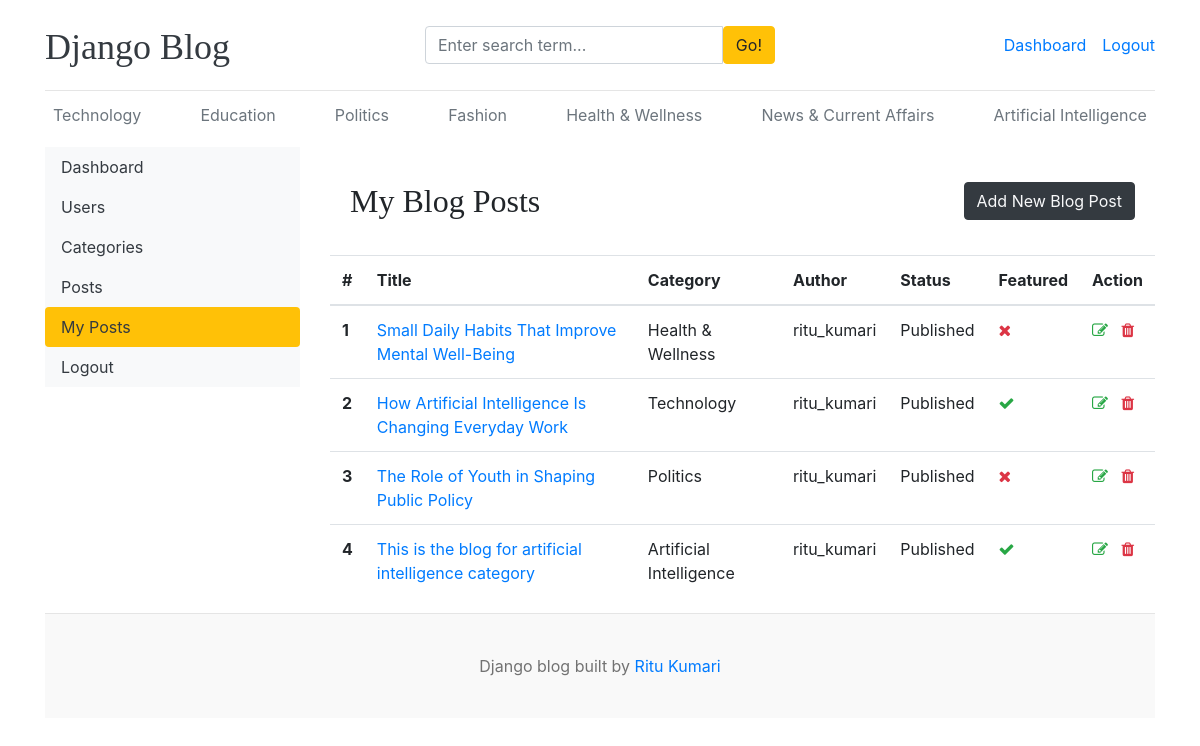
Screenshot of /dashboard/my_posts/ (signed in) with the database file from the repository.
### blogs/models.py (models this page shows)
class Category(models.Model):
    category_name = models.CharField(max_length=50)
    created_at = models.DateTimeField(auto_now_add=True)
    updated_at = models.DateTimeField(auto_now=True)
    class Meta:
        verbose_name_plural = 'Categories'
        constraints = [
            models.UniqueConstraint(
                Lower('category_name'),
                name='unique_category_name_ci',
                violation_error_message="This category already exists. Please choose a different name."
            )
        ]
    def __str__(self):
        return self.category_name.title()

class Blog(models.Model):
    title = models.CharField(max_length=100)
    slug = models.SlugField(max_length=150, unique=True, blank=True)
    category = models.ForeignKey(Category, on_delete=models.CASCADE)
    author = models.ForeignKey(User, on_delete=models.CASCADE)
    featured_image = models.ImageField(upload_to='uploads/%Y/%m/%d')
    short_description = models.TextField(max_length=500)
    blog_body = models.TextField(max_length=2000)
    status = models.CharField(max_length=20, choices=STATUS_CHOICES, default='Draft')
    is_featured = models.BooleanField(default=False)
    created_at = models.DateTimeField(auto_now_add=True)
    updated_at = models.DateTimeField(auto_now=True)
    def __str__(self):
        return self.title

### dashboard/views.py (the view)
# urls.py: path('my_posts/', views.my_posts, name='my_posts'),
def my_posts(request):
    posts = Blog.objects.filter(author=request.user)
    context = {
        'posts': posts,
    }
    return render(request, 'dashboard/my_posts.html', context)

### blogs/context_processors.py (called while the page is built)
def get_categories(request):
    categories = Category.objects.all()
    return dict(categories=categories)

def get_social_links(request):
    social_links = SocialLink.objects.all()
    return dict(social_links=social_links)

### templates/dashboard/my_posts.html (shortened to what this page needs)
{% extends 'base.html' %}
{% block content %}
<div class="row">
    {% include 'dashboard/sidebar.html' %}
    <div class="col-md-9">
        <div class="row d-flex justify-content-between align-items-center" style="padding: 35px;">
            <h2 class="mb-0">My Blog Posts</h2>
            <a href="{% url 'add_post' %}" class="btn btn-dark text-light">
                Add New Blog Post
            </a>
        </div>
        <table class="table table-hover">
            <thead>
                <tr>
                <th>#</th>
                <th>Title</th>
                <th>Category</th>
                <th>Author</th>
                <th>Status</th>
                <th>Featured</th>
                <th>Action</th>
                </tr>
            </thead>
            <tbody>
                {% for post in posts %}
                    <tr>
                    <th>{{ forloop.counter }}</th>
                    <td><a href="{% url 'blogs' post.slug %}">{{ post }}</a></td>
                    <td>{{ post.category }}</td>
                    <td>{{ post.author }}</td>
                    <td>{{ post.status }}</td>
                    <td>{% if post.is_featured %}<i class="fa fa-check text-success"></i>{% else %}<i class="fa fa-times text-danger"></i>{% endif %}</td>
                    <td>
                        <a href="{% url 'edit_post' post.id %}"><i class="fa fa-edit text-success"></i></a>
                        <a href="{% url 'delete_post' post.id %}"><i class="fa fa-trash text-danger"></i></a>
                    </td>
                    </tr>
                {% empty %}
                    <tr>
                        <td colspan="6"><h2>You have not written any blogs yet.</h2></td>
                    </tr>
                {% endfor %}
            </tbody>
        </table>
    </div>
</div>
{% endblock %}

### templates/base.html (shortened to what this page needs)
{% load static %}
<!doctype html>
<html lang="en">
  <head>
    <link
      href="https://getbootstrap.com/docs/4.0/dist/css/bootstrap.min.css"
      rel="stylesheet"
    />
    <link href="{% static 'css/blog.css' %}" rel="stylesheet" />
    <link rel="stylesheet" href="https://cdnjs.cloudflare.com/ajax/libs/font-awesome/4.7.0/css/font-awesome.min.css">
  </head>
  <body>
    <div class="container">
      <header class="blog-header py-3">
        <div class="row flex-nowrap justify-content-between align-items-center">
          <div class="col-4 pt-1">
            <a class="blog-header-logo text-dark" href="/">Django Blog</a>
          </div>
          <div class = "col-4">
            <form action="{% url 'search' %}" method="GET">
              <div class="input-group">
                        <input class="form-control" type="text" name="keyword" value="{{ keyword }}" placeholder="Enter search term..." aria-label="Enter search term..." aria-describedby="button-search" />
                        <button type="submit" class="btn btn-warning" id="button-search" type="button">Go!</button>
                    </div>
            </form>
          </div>
          <div class="col-4 d-flex justify-content-end align-items-center">
            {% if not user.is_authenticated %}
            <a class="btn btn-sm btn-warning" href="{% url 'login' %}">Login</a> &nbsp;
            <a class="btn btn-sm btn-outline-secondary" href="{% url 'register' %}">Register</a>
            {% else %}
            <span><a href="{% url 'dashboard' %}">Dashboard</a></span>
            <span><a href="{% url 'logout' %}">Logout</a></span>
            {% endif %}
          </div>
        </div>
      </header>
      <div class="nav-scroller py-1 mb-2">
        <nav class="nav d-flex justify-content-between">
          {% for category in categories %}
          <a class="p-2 text-muted" href="{% url 'posts_by_category' category.id %}">{{ category.category_name | title }}</a>
          {% endfor %}
        </nav>
      </div>
      {% block content %}
      {% endblock %}
     <footer class="blog-footer">
      <p>Django blog built by <a href="#">Ritu Kumari</a></p>
    </footer>
  </body>
</html>

### blog_main/static/css/blog.css (style rules this page uses)
.blog-header { border-bottom: 1px solid #e5e5e5; }
.blog-header-logo { font-family: "Playfair Display", Georgia, "Times New Roman", serif; font-size: 2.25rem; }
h1, h2, h3, h4, h5, h6 { font-family: "Playfair Display", Georgia, "Times New Roman", serif; }
.blog-footer { padding: 2.5rem 0; color: #727272; text-align: center; background-color: #f9f9f9; border-top: .05rem solid #e5e5e5; }
.blog-footer p:last-child { margin-bottom: 0; }

### rows the page displays
Category: category_name "Technology"
Category: category_name "Education"
Category: category_name "Politics"
Category: category_name "Fashion"
Category: category_name "Health & Wellness"
Category: category_name "News & Current Affairs"
Category: category_name "Artificial Intelligence"
Blog: title "Small Daily Habits That Improve Mental Well-Being", category "Health & Wellness", author "ritu_kumari", status "Published", is_featured False (drawn)
Blog: title "How Artificial Intelligence Is Changing Everyday Work", category "Technology", author "ritu_kumari", status "Published", is_featured True (drawn)
Blog: title "The Role of Youth in Shaping Public Policy", category "Politics", author "ritu_kumari", status "Published", is_featured False (drawn)
Blog: title "This is the blog for artificial intelligence category", category "Artificial Intelligence", author "ritu_kumari", status "Published", is_featured True (drawn)
